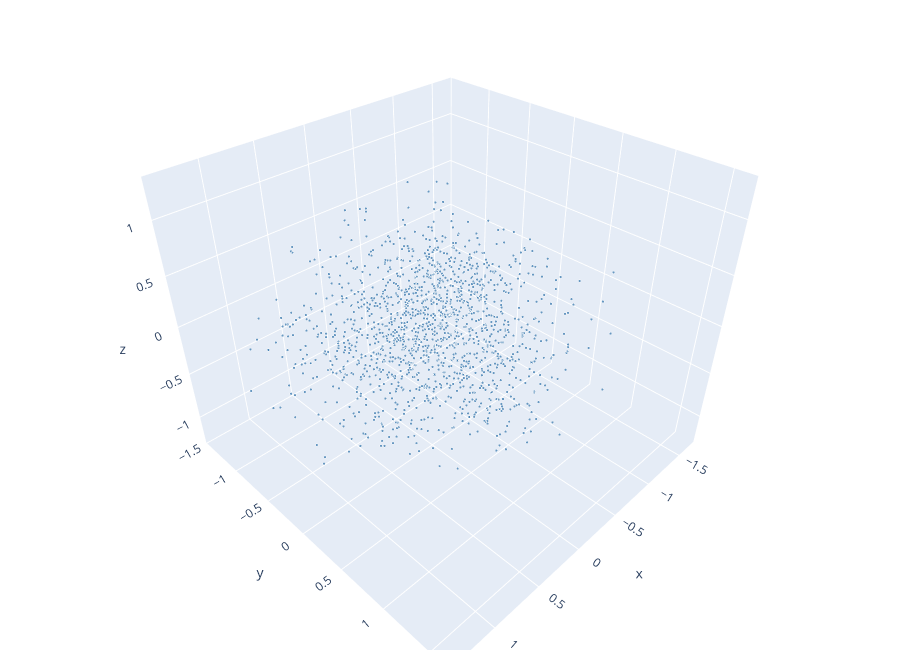

Here is the notebook cell this chart was saved with:
### Code cell
import plotly.graph_objects as go

def plot_embeddings(coords, words, query=None, neighbor_set=None):
    neighbor_set = neighbor_set or set()

    colors, sizes = [], []
    for w in words:
        if w == query:
            colors.append("crimson")
            sizes.append(9)
        elif w in neighbor_set:
            colors.append("orange")
            sizes.append(6)
        else:
            colors.append("steelblue")
            sizes.append(3)

    fig = go.Figure(data=[go.Scatter3d(
        x=coords[:, 0], y=coords[:, 1], z=coords[:, 2],
        mode="markers",
        marker=dict(size=sizes, color=colors, opacity=0.8),
        text=words,
        hoverinfo="text",
    )])
    fig.update_layout(margin=dict(l=0, r=0, b=0, t=0), height=650)
    return fig

fig = plot_embeddings(pca3, plot_words)
fig.show()

### Figure 1 — Plotly figure (JSON) as saved in the notebook; plotly's stock layout.template omitted (floating-point values rounded to 4 significant figures; data arrays with more than 128 entries replaced by an {"elided": "..."} marker saying what was removed)
{"data": [{"hoverinfo": "text", "marker": {"color": {"elided": "1500 str values"}, "opacity": 0.8, "size": {"elided": "1500 int values"}}, "mode": "markers", "text": {"elided": "1500 str values"}, "type": "scatter3d", "x": {"elided": "1500 float values"}, "y": {"elided": "1500 float values"}, "z": {"elided": "1500 float values"}}], "layout": {"height": 650, "margin": {"b": 0, "l": 0, "r": 0, "t": 0}}}
